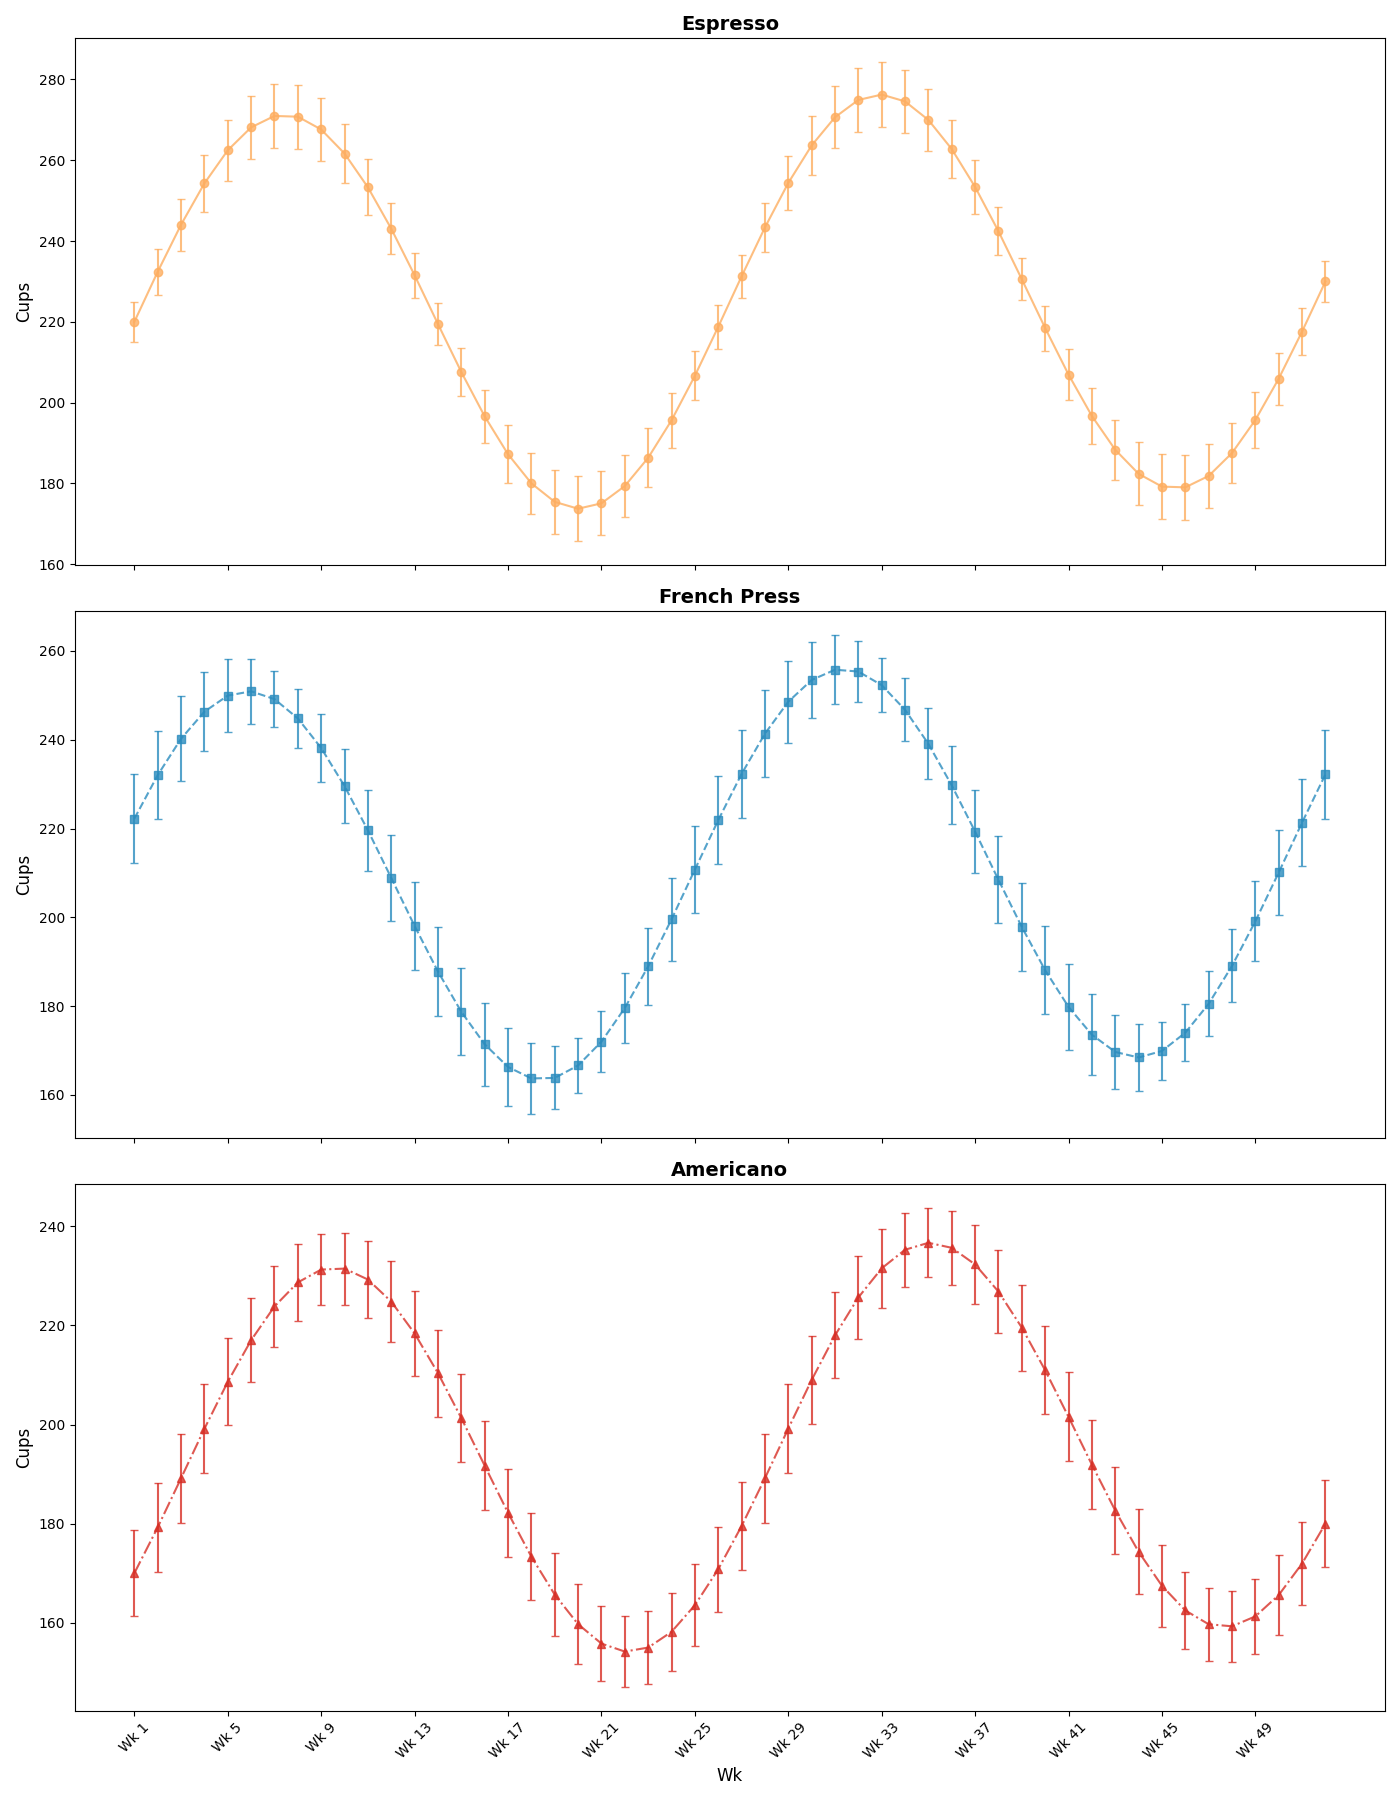

Here is the Python script that generated this plot:
import matplotlib.pyplot as plt
import numpy as np

weeks = np.array(range(1, 53))

espresso_consumption = 220 + 50 * np.sin(np.linspace(0, 4 * np.pi, 52)) + np.linspace(0, 10, 52)
french_press_consumption = 200 + 45 * np.sin(np.linspace(0, 4 * np.pi, 52) + np.pi / 8) + np.linspace(5, 15, 52)
americano_consumption = 180 + 40 * np.sin(np.linspace(0, 4 * np.pi, 52) - np.pi / 6) + np.linspace(10, 20, 52)

espresso_errors = 5 + 3 * np.abs(np.sin(np.linspace(0, 4 * np.pi, 52)))
french_press_errors = 6 + 4 * np.abs(np.cos(np.linspace(0, 4 * np.pi, 52)))
americano_errors = 7 + 2 * np.abs(np.sin(np.linspace(0, 4 * np.pi, 52) + np.pi / 3))

# Shuffling the color assignments
colors = ['#fdae61', '#2b8cbe', '#d73027']

fig, ax = plt.subplots(3, 1, figsize=(14, 18), sharex=True)

ax[0].errorbar(weeks, espresso_consumption, yerr=espresso_errors, capsize=3, marker='o', linestyle='-', color=colors[0], alpha=0.8)
ax[0].set_title("Espresso", fontsize=14, fontweight='bold')
ax[0].set_ylabel("Cups", fontsize=12)

ax[1].errorbar(weeks, french_press_consumption, yerr=french_press_errors, capsize=3, marker='s', linestyle='--', color=colors[1], alpha=0.8)
ax[1].set_title("French Press", fontsize=14, fontweight='bold')
ax[1].set_ylabel("Cups", fontsize=12)

ax[2].errorbar(weeks, americano_consumption, yerr=americano_errors, capsize=3, marker='^', linestyle='-.', color=colors[2], alpha=0.8)
ax[2].set_title("Americano", fontsize=14, fontweight='bold')
ax[2].set_ylabel("Cups", fontsize=12)
ax[2].set_xlabel("Wk", fontsize=12)

for a in ax:
    a.set_xticks(weeks[::4])
    a.set_xticklabels(['Wk {}'.format(i) for i in weeks[::4]], rotation=45)

plt.tight_layout()
plt.show()
